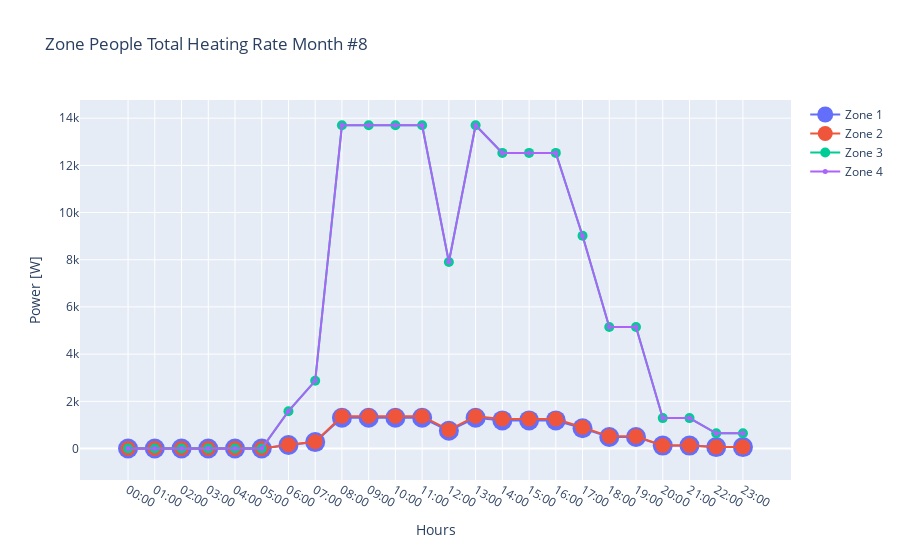

Notebook source saved alongside this figure:
### Code cell
month_by_hour_zonal_plot("Zone People Total Heating Rate", 8)

### Figure 1 — Plotly figure (JSON) as saved in the notebook; plotly's stock layout.template omitted (floating-point values rounded to 4 significant figures)
{"data": [{"marker": {"size": 20}, "mode": "lines+markers", "name": "Zone 1", "type": "scatter", "x": ["00:00", "01:00", "02:00", "03:00", "04:00", "05:00", "06:00", "07:00", "08:00", "09:00", "10:00", "11:00", "12:00", "13:00", "14:00", "15:00", "16:00", "17:00", "18:00", "19:00", "20:00", "21:00", "22:00", "23:00"], "y": [0, 0, 0, 0, 0, 0, 150.2, 272.5, 1302.0, 1302.0, 1302.0, 1302.0, 750.9, 1302.0, 1190.0, 1190.0, 1190.0, 856.6, 489.5, 489.5, 122.4, 122.4, 61.18, 61.18]}, {"marker": {"size": 15}, "mode": "lines+markers", "name": "Zone 2", "type": "scatter", "x": ["00:00", "01:00", "02:00", "03:00", "04:00", "05:00", "06:00", "07:00", "08:00", "09:00", "10:00", "11:00", "12:00", "13:00", "14:00", "15:00", "16:00", "17:00", "18:00", "19:00", "20:00", "21:00", "22:00", "23:00"], "y": [0, 0, 0, 0, 0, 0, 158.1, 286.9, 1370.0, 1370.0, 1370.0, 1370.0, 790.4, 1370.0, 1253.0, 1253.0, 1253.0, 901.6, 515.2, 515.2, 128.8, 128.8, 64.4, 64.4]}, {"marker": {"size": 10}, "mode": "lines+markers", "name": "Zone 3", "type": "scatter", "x": ["00:00", "01:00", "02:00", "03:00", "04:00", "05:00", "06:00", "07:00", "08:00", "09:00", "10:00", "11:00", "12:00", "13:00", "14:00", "15:00", "16:00", "17:00", "18:00", "19:00", "20:00", "21:00", "22:00", "23:00"], "y": [0, 0, 0, 0, 0, 0, 1581.0, 2869.0, 13700.0, 13700.0, 13700.0, 13700.0, 7904.0, 13700.0, 12530.0, 12530.0, 12530.0, 9016.0, 5152.0, 5152.0, 1288.0, 1288.0, 644.0, 644.0]}, {"marker": {"size": 5}, "mode": "lines+markers", "name": "Zone 4", "type": "scatter", "x": ["00:00", "01:00", "02:00", "03:00", "04:00", "05:00", "06:00", "07:00", "08:00", "09:00", "10:00", "11:00", "12:00", "13:00", "14:00", "15:00", "16:00", "17:00", "18:00", "19:00", "20:00", "21:00", "22:00", "23:00"], "y": [0, 0, 0, 0, 0, 0, 1581.0, 2869.0, 13700.0, 13700.0, 13700.0, 13700.0, 7904.0, 13700.0, 12530.0, 12530.0, 12530.0, 9016.0, 5152.0, 5152.0, 1288.0, 1288.0, 644.0, 644.0]}], "layout": {"title": {"text": "Zone People Total Heating Rate Month #8"}, "xaxis": {"title": {"text": "Hours"}}, "yaxis": {"title": {"text": "Power [W]"}}}}
